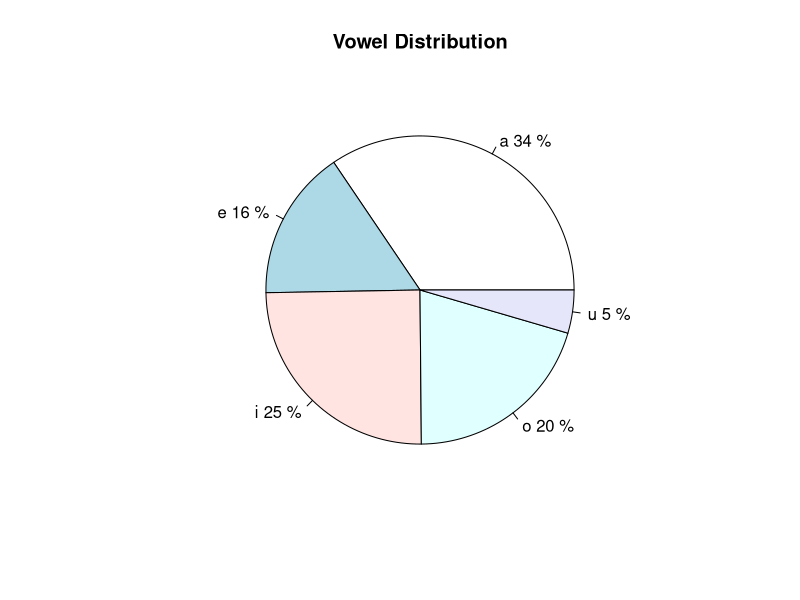

Generate this figure with R:
vowelLtr<-c("a","e","i","o","u")
vowelCnt<-c(0,0,0,0,0)
df <- data.frame(vowelCnt)

getVowelCnt<- function(x) {
  for ( i in 1:nchar(x)) {
    v <- substr(x,i,i)
      for ( j in 1:length(vowelLtr)) {
        if (toupper(vowelLtr[j]) == toupper(v)) {
          vowelCnt[j] <- vowelCnt[j] + 1
          break
        }
      }
  }
  return (vowelCnt)
}
mainFunc <- function(){
  stNms<-rownames(USArrests)
  df<- cbind(df,lapply(stNms,function(x) vowelCnt<- getVowelCnt(x)))
  print(df)
  vowelCnt<-apply(df,1,sum)
  per <- round(vowelCnt/sum(vowelCnt)*100)
  lbls<-paste(vowelLtr, per, "%", sep =" ")
  pie(vowelCnt, labels=lbls, main="Vowel Distribution")
}

mainFunc()




